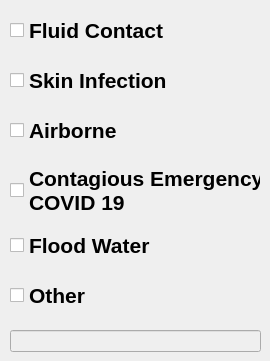
       <widget class="QWidget" name="bio_page">
        <widget class="QCheckBox" name="fluid_chkbx">
         <property name="geometry">
          <rect>
           <x>10</x>
           <y>10</y>
           <width>161</width>
           <height>41</height>
          </rect>
         </property>
         <property name="font">
          <font>
           <pointsize>16</pointsize>
           <bold>true</bold>
          </font>
         </property>
         <property name="text">
          <string>Fluid Contact</string>
         </property>
        </widget>
        <widget class="QCheckBox" name="skin_infect_chkbx">
         <property name="geometry">
          <rect>
           <x>10</x>
           <y>60</y>
           <width>161</width>
           <height>41</height>
          </rect>
         </property>
         <property name="font">
          <font>
           <pointsize>16</pointsize>
           <bold>true</bold>
          </font>
         </property>
         <property name="text">
          <string>Skin Infection</string>
         </property>
        </widget>
        <widget class="QCheckBox" name="bio_airbrn_chkbx">
         <property name="geometry">
          <rect>
           <x>10</x>
           <y>110</y>
           <width>111</width>
           <height>41</height>
          </rect>
         </property>
         <property name="font">
          <font>
           <pointsize>16</pointsize>
           <bold>true</bold>
          </font>
         </property>
         <property name="text">
          <string>Airborne</string>
         </property>
        </widget>
        <widget class="QCheckBox" name="contagious_chkbx">
         <property name="geometry">
          <rect>
           <x>10</x>
           <y>160</y>
           <width>251</width>
           <height>61</height>
          </rect>
         </property>
         <property name="font">
          <font>
           <pointsize>16</pointsize>
           <bold>true</bold>
          </font>
         </property>
         <property name="text">
          <string>Contagious Emergency
COVID 19</string>
         </property>
        </widget>
        <widget class="QCheckBox" name="fld_water_chkbx">
         <property name="geometry">
          <rect>
           <x>10</x>
           <y>230</y>
           <width>141</width>
           <height>31</height>
          </rect>
         </property>
         <property name="font">
          <font>
           <pointsize>16</pointsize>
           <bold>true</bold>
          </font>
         </property>
         <property name="text">
          <string>Flood Water</string>
         </property>
        </widget>
        <widget class="QCheckBox" name="bio_other_chkbx">
         <property name="geometry">
          <rect>
           <x>10</x>
           <y>280</y>
           <width>81</width>
           <height>31</height>
          </rect>
         </property>
         <property name="font">
          <font>
           <pointsize>16</pointsize>
           <bold>true</bold>
          </font>
         </property>
         <property name="text">
          <string>Other</string>
         </property>
        </widget>
        <widget class="QLineEdit" name="bio_other_edit">
         <property name="enabled">
          <bool>false</bool>
         </property>
         <property name="geometry">
          <rect>
           <x>10</x>
           <y>330</y>
           <width>251</width>
           <height>22</height>
          </rect>
         </property>
        </widget>
       </widget>
